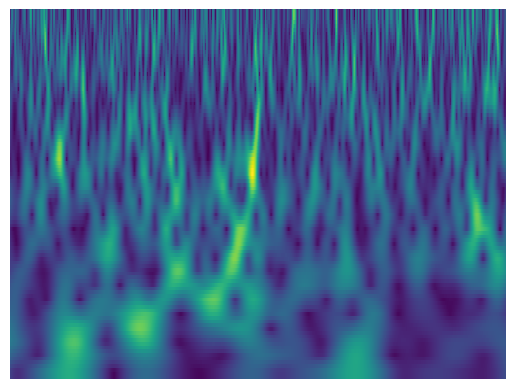
#> input picture Dataset/Signal/signaldata0.png, 515 x 389 px, found by its file name
$ python CNNTraining.py
#> lines starting #> are read from the running program, lines starting #| are printed output that depends on the picture

import matplotlib.pyplot as plt
import imagesize
import numpy as np
import os
import cv2
import pickle

'''
# Get the Image Resolutions
root = "/home/darryen/Documents/Dataset/"
imgs = [img.name for img in Path(root).iterdir() if img.suffix == ".png"]
img_meta = {}
for f in imgs: img_meta[str(f)] = imagesize.get(root+f)

# Convert it to Dataframe and compute aspect ratio
img_meta_df = pd.DataFrame.from_dict([img_meta]).T.reset_index().set_axis(['FileName', 'Size'], axis='columns', inplace=False)
img_meta_df[["Width", "Height"]] = pd.DataFrame(img_meta_df["Size"].tolist(), index=img_meta_df.index)
img_meta_df["Aspect Ratio"] = round(img_meta_df["Width"] / img_meta_df["Height"], 2)

print(f'Total Nr of Images in the dataset: {len(img_meta_df)}')
print(img_meta_df.head())
'''


classNames = ["Signal", "Noise"] # These are the names of the folders
directory = "/home/darryen/Documents/thesis-project-2021/Dataset/"
trainingData = []
imgSize = 400

def CreateTrainingData():
    for category in classNames:
        path = os.path.join(directory, category)
        classNumber = classNames.index(category)
        for img in os.listdir(path):
            imgArray = cv2.imread(os.path.join(path, img), cv2.IMREAD_UNCHANGED)
#> imgArray is the input picture: shape (389, 515, 4); mean B, G, R, A 144.1, 103.4, 72.7, 255
            print('Original Dimensions : ',imgArray.shape)
#| Original Dimensions :  (389, 515, 4)
            newArray = cv2.resize(imgArray, (imgSize, imgSize))
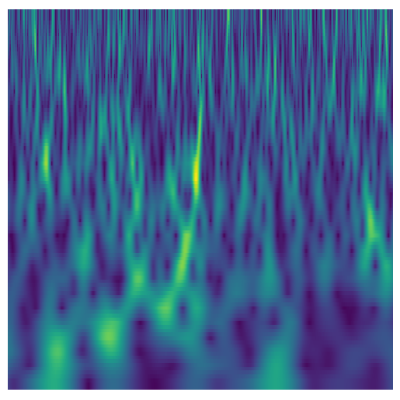
#> newArray: shape (400, 400, 4); mean B, G, R, A 144, 103.3, 72.6, 255
            print('Resized Dimensions : ',newArray.shape)
#| Resized Dimensions :  (400, 400, 4)
            trainingData.append([newArray, classNumber])
#> pass 2 of the loop in CreateTrainingData, `for category in classNames:`:
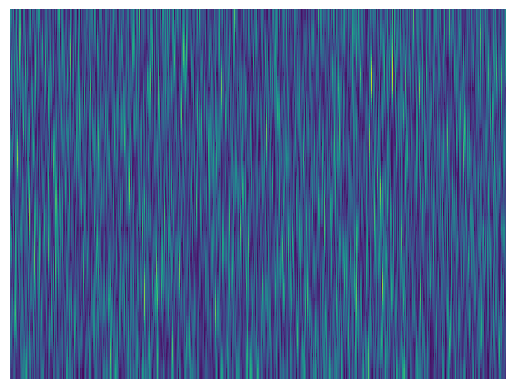
#> input picture Dataset/Noise/noisedata0.png, 515 x 389 px, found by its file name
#> in CreateTrainingData, imgArray is the input picture: shape (389, 515, 4); mean B, G, R, A 144.4, 99.9, 73.2, 255
#| Original Dimensions :  (389, 515, 4)
#> in CreateTrainingData, `newArray = cv2.resize(imgArray, (imgSize, imgSize))`:
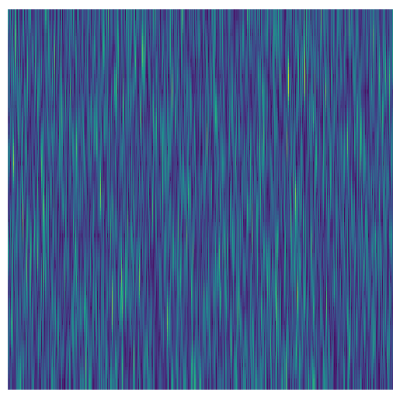
#> newArray: shape (400, 400, 4); mean B, G, R, A 144.4, 99.8, 73.1, 255
#| Resized Dimensions :  (400, 400, 4)


CreateTrainingData()


#np.random.shuffle(trainingData)

X = [] # The features (e.g the image data)
y = [] # The labels (e.g. Whether the image has a signal or not)

for features, label in trainingData:
    X.append(features)
    y.append(label)
#> this loop made 2 passes
#> label on passes 1 to 2: 0, 1
#> after the loop, X = 2 items; y = [0, 1]

X = np.array(X)
y = np.array(y)

print(X.shape[0])
#| 2
print(y.shape[0])
#| 2

pickle_out = open("X.pickle", "wb")
pickle.dump(X, pickle_out)
pickle_out.close()

pickle_out = open("y.pickle", "wb")
pickle.dump(y, pickle_out)
pickle_out.close()

pickle_in = open("X.pickle", "rb")
X = pickle.load(pickle_in)

print(X.shape)
print(y.shape)
#| (2,)
